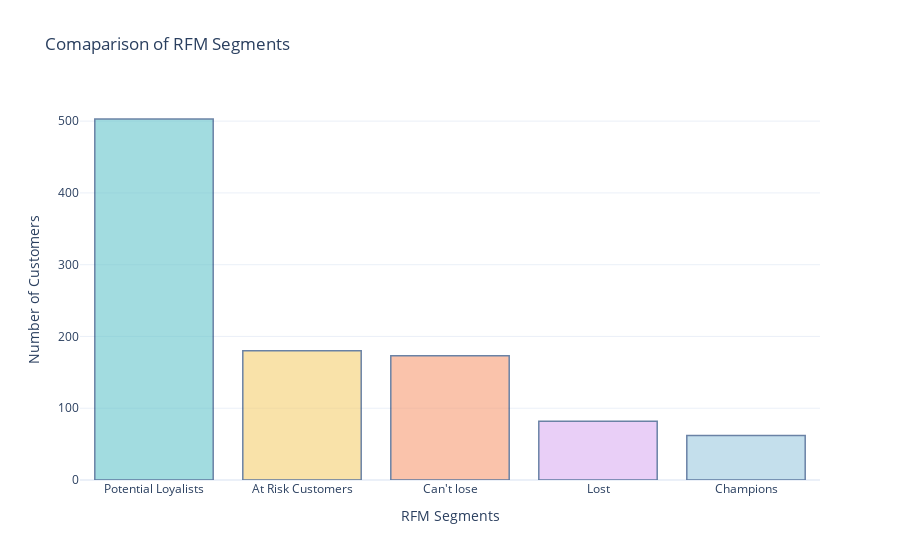

The notebook cell saved with this chart:
### Markdown cell above
#### Now let’s have a look at the number of customers in all the segments

### Code cell
import plotly.colors

pastel_colors = plotly.colors.qualitative.Pastel


segments_counts = data['RFM Customer Segments'].value_counts()

# Create a bar chart to compare segment counts
fig = go.Figure(data=[go.Bar(x=segments_counts.index, y=segments_counts.values,
                        marker=dict(color=pastel_colors))])


#set the color of the Champions segment as a different color    
champions_color = 'rgb(158, 202, 225)'
fig.update_traces(marker_color=[champions_color if segment == 'Champions' else pastel_colors[i]
                                for i, segment in enumerate(segments_counts.index)], 
                                marker_line_color = 'rgb(8,48, 107)',
                                marker_line_width = 1.5, opacity=0.6)

# update the layout 
fig.update_layout(title='Comaparison of RFM Segments', xaxis_title = 'RFM Segments', yaxis_title = 'Number of Customers',
                  showlegend=False)

fig.show()

### Figure 1 — Plotly figure (JSON) as saved in the notebook; plotly's stock layout.template omitted (floating-point values rounded to 4 significant figures)
{"data": [{"marker": {"color": ["rgb(102, 197, 204)", "rgb(246, 207, 113)", "rgb(248, 156, 116)", "rgb(220, 176, 242)", "rgb(158, 202, 225)"], "line": {"color": "rgb(8,48, 107)", "width": 1.5}}, "opacity": 0.6, "type": "bar", "x": ["Potential Loyalists", "At Risk Customers", "Can't lose", "Lost", "Champions"], "y": [503, 180, 173, 82, 62]}], "layout": {"showlegend": false, "title": {"text": "Comaparison of RFM Segments"}, "xaxis": {"title": {"text": "RFM Segments"}}, "yaxis": {"title": {"text": "Number of Customers"}}}}
